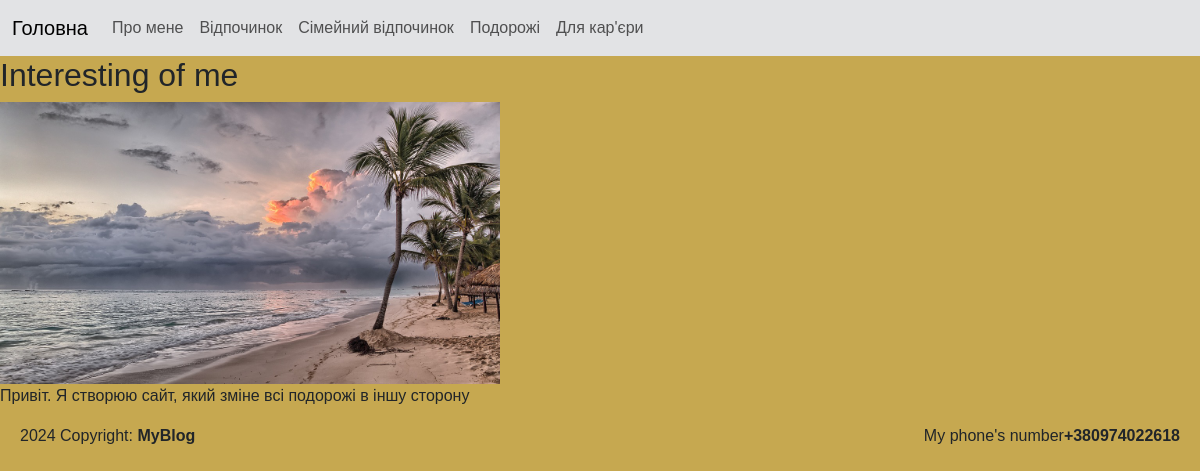
/about, run on the app's committed database.
### tables this page shows
CREATE TABLE user (
	user_id INTEGER PRIMARY KEY AUTOINCREMENT,
	name TEXT,
	image TEXT,
	login TEXT,
	password TEXT,
	description_short TEXT,
	description TEXT 
);

### main.py (the view)
@app.route('/about')
def about():
    user = db.getUser()
    print(user)
    return render_template('about.html', user=user)

### db_scripts.py (called while the page is built)
def open():
    global connection, cursor
    connection = sqlite3.connect(db_name)
    cursor = connection.cursor()

def close():
    cursor.close()
    connection.close()

def getUser():
    open()
    cursor.execute('''SELECT * From user''')
    user = cursor.fetchone()
    close()
    return user

### templates/about.html
{% extends "index.html" %}
{% block content %}
<h2>Interesting of me</h2>
<img src="/static/{{user[2]}}" alt="Photo isn't defaeted" width="500px" hight="500px">
<p>
    {{user[6]}}
</p>
{% endblock %}

### static/style.css (style rules this page uses)
body { background-color: rgb(198, 168, 80); font-family: Arial, Helvetica, sans-serif; }

### data on the page
user: image (picture), description "Привіт. Я створюю сайт, який зміне всі подорожі в іншу сторону"
